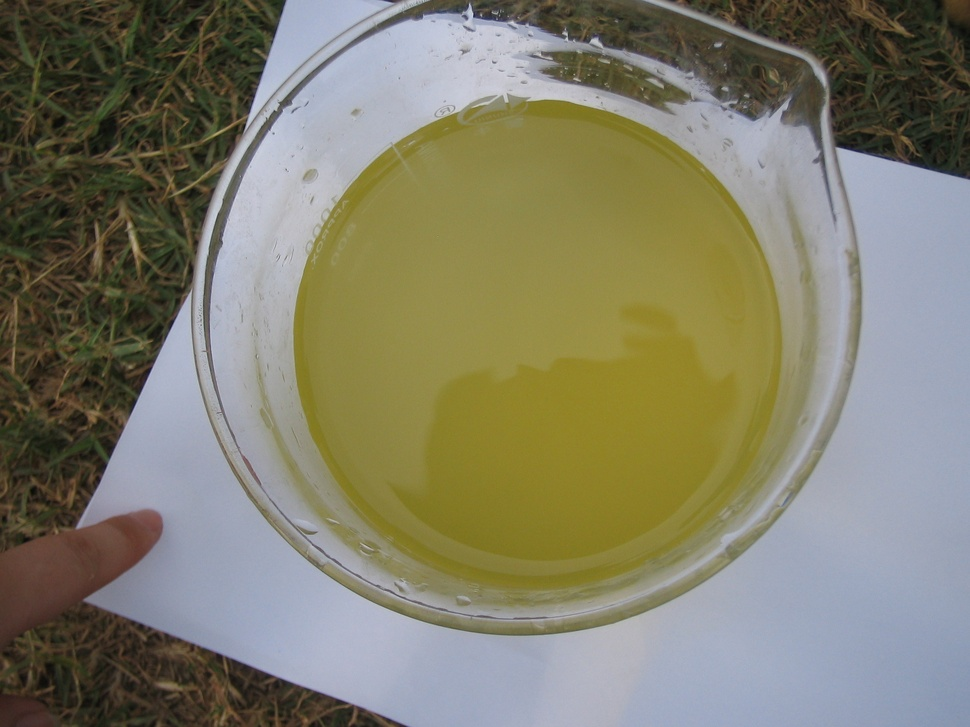
#> input picture water_images/1_1.jpg, 970 x 727 px, shrunk from 2272 x 1704 before the run, found by its file name; its folder holds only this picture in this run
$ jupyter execute --allow-errors '水质检测.ipynb'   (shell and % lines are left out)
#> lines starting #> are read from the running program, lines starting #| are printed output that depends on the picture
[cell 1]
import os, re
from PIL import Image
import numpy as np
from sklearn.tree import DecisionTreeClassifier
from sklearn.model_selection import train_test_split
from sklearn.metrics import classification_report, confusion_matrix
import pandas as pd
import matplotlib.pyplot as plt
import mglearn

path = 'C:/Users/WangHua/Pictures/water_images/'


def var(rd):    # 求颜色通道的三阶颜色矩
    mid = np.mean((rd-rd.mean())**3)
    return np.sign(mid)*abs(mid)**(1/3)

[cell 2]
def get_img_names(path=path):     #将图片从文件夹中提取
#> called with path = 'C:/Users/WangHua/Pictures/water_images/'
    file_names = os.listdir(path)
    img_names = []
    for i in file_names:
        if re.findall('^\d_\d+\.jpg$', i) != []:
            img_names.append(i)
    return img_names

[cell 3]
def get_img_data(path=path):
    img_names = get_img_names(path=path)
    n = len(img_names)
    data = np.zeros([n, 9])
    labels = np.zeros([n])
    for i in range(n):
        img = Image.open(path+img_names[i])  # 读取图片数据
#> img is the input picture: PIL image 970x727 RGB; mean R, G, B 128.5, 126.1, 106
        M, N = img.size                      # 像素矩阵的行列数
#> M = 970; N = 727
        region = img.crop((M/2-50, N/2-50, M/2+50, N/2+50))  # 截取图像的中心区域
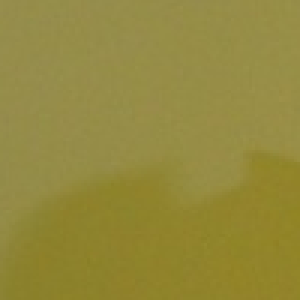
#> region: PIL image 100x100 RGB (shown 3 times larger); mean R, G, B 147.5, 137.2, 60.8

        r, g, b = region.split()   # 分割像素通道
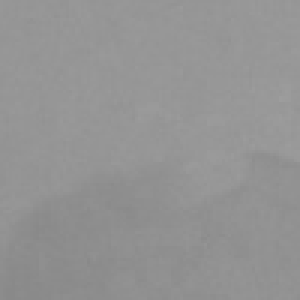
#> r: PIL image 100x100 L (shown 3 times larger); min 137, max 157, mean 147.5
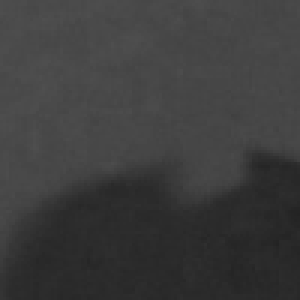
#> b: PIL image 100x100 L (shown 3 times larger); min 35, max 79, mean 60.8
        rd = np.asarray(r)    # 将图片数据转换为数组
        gd = np.asarray(g)
        bd = np.asarray(b)

        data[i, 0] = rd.mean()   # 一阶颜色矩
        data[i, 1] = gd.mean()
        data[i, 2] = bd.mean()

        data[i, 3] = rd.std()    # 二阶颜色矩
        data[i, 4] = gd.std()
        data[i, 5] = bd.std()

        data[i, 6] = var(rd)     # 三阶颜色矩
#> in var, `mid = np.mean((rd-rd.mean())**3)`: mid = -37.38
        data[i, 7] = var(gd)
        data[i, 8] = var(bd)

        labels[i] = img_names[i][0]
    return data, labels

[cell 4]
data, labels = get_img_data()    # 数据预处理之后，得到特征数为9的数据

[cell 5]
mglearn.discrete_scatter(data[:, 0], data[:, 1], labels)  #图像分析，确定data与label有一定的关系
#> (this line was passed over: mglearn is not available in this run)

$ run again, on water_images/1_15.jpg
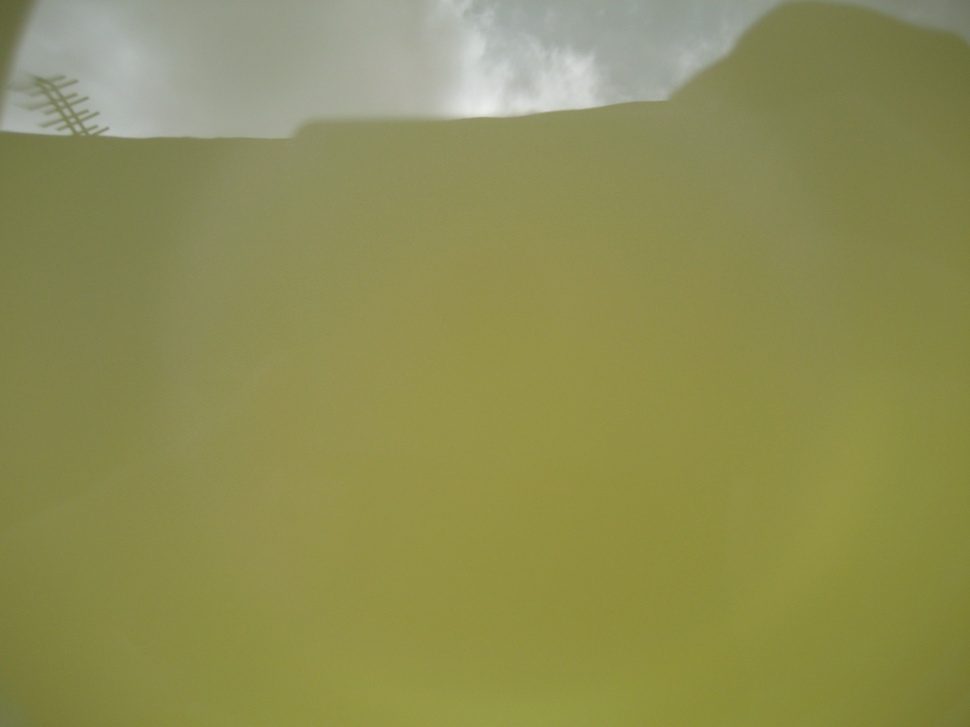
#> input picture water_images/1_15.jpg, 970 x 727 px, shrunk from 2816 x 2112 before the run, found by its file name
#> in get_img_data, img is the input picture: PIL image 970x727 RGB; mean R, G, B 141.8, 141.9, 83.7
#> in get_img_data, `region = img.crop((M/2-50, N/2-50, M/2+50, N/2+50))`:
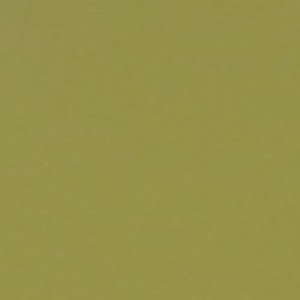
#> region: PIL image 100x100 RGB (shown 3 times larger); mean R, G, B 149.9, 145.9, 73.6
#> in get_img_data, `r, g, b = region.split()`:
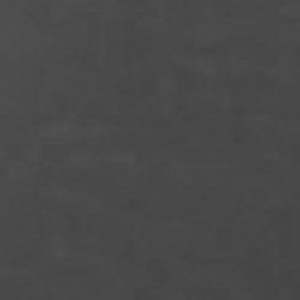
#> b: PIL image 100x100 L (shown 3 times larger); min 68, max 81, mean 73.6
#> mid = 0.562

$ run again, on water_images/1_16.jpg
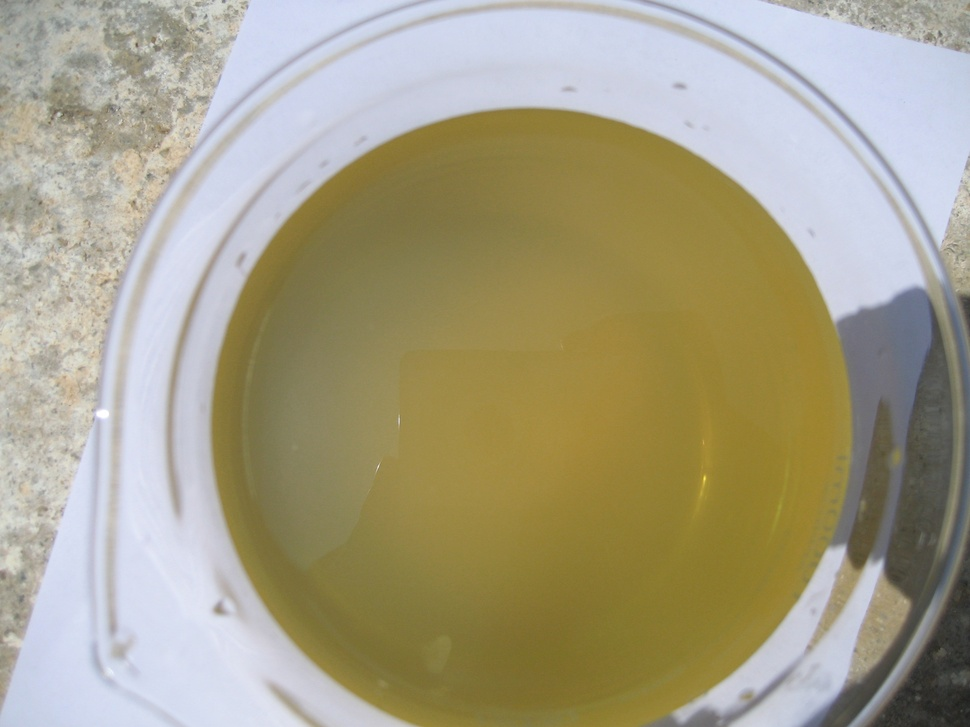
#> input picture water_images/1_16.jpg, 970 x 727 px, shrunk from 2816 x 2112 before the run, found by its file name
#> in get_img_data, img is the input picture: PIL image 970x727 RGB; mean R, G, B 165.4, 158.9, 133.1
#> in get_img_data, `r, g, b = region.split()`:
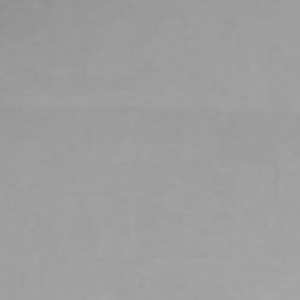
#> r: PIL image 100x100 L (shown 3 times larger); min 143, max 166, mean 157.6
#> in get_img_data, `r, g, b = region.split()`:
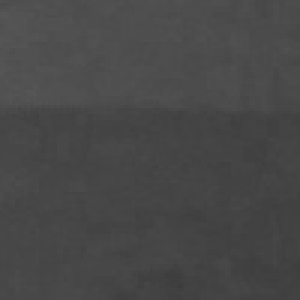
#> b: PIL image 100x100 L (shown 3 times larger); min 60, max 86, mean 72.1
#> mid = -18.62

$ run again, on water_images/1_18.jpg
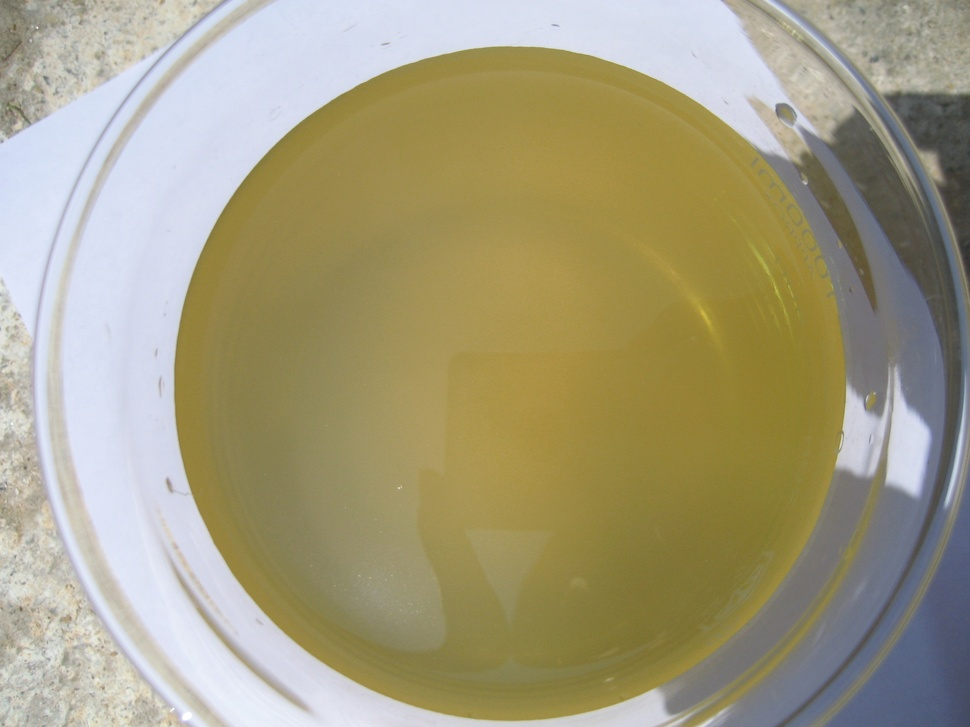
#> input picture water_images/1_18.jpg, 970 x 727 px, shrunk from 2816 x 2112 before the run, found by its file name
#> in get_img_data, img is the input picture: PIL image 970x727 RGB; mean R, G, B 163.4, 156.5, 126.5
#> in get_img_data, `r, g, b = region.split()`:
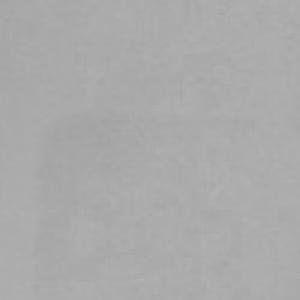
#> r: PIL image 100x100 L (shown 3 times larger); min 162, max 177, mean 170.3
#> in get_img_data, `r, g, b = region.split()`:
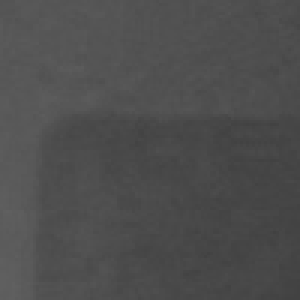
#> b: PIL image 100x100 L (shown 3 times larger); min 65, max 96, mean 78.2
#> mid = -4.16

$ run again, on water_images/1_12.jpg
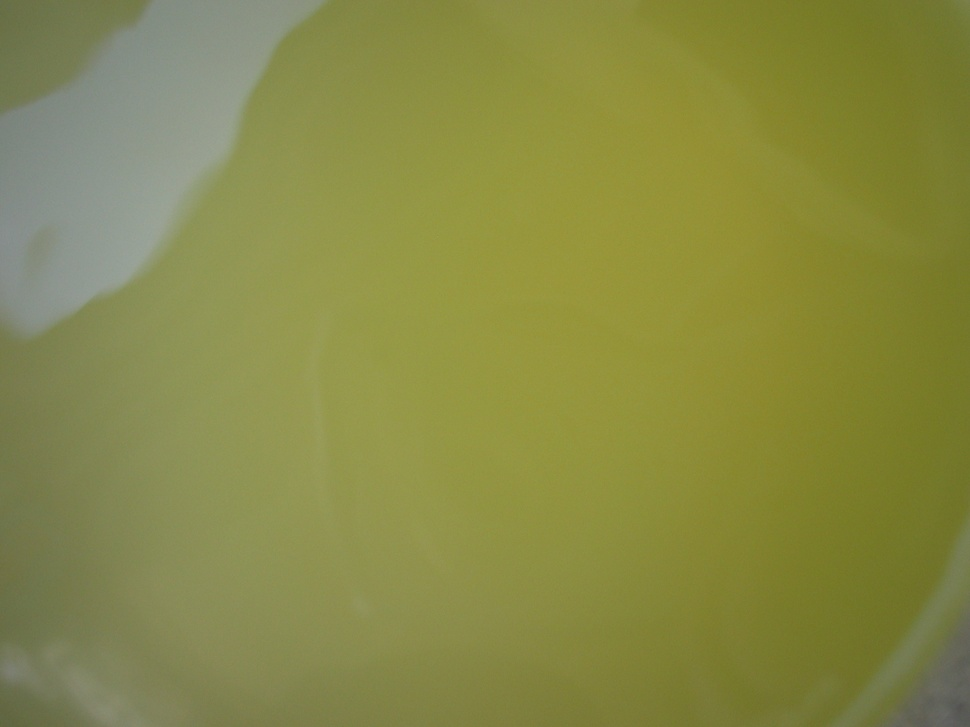
#> input picture water_images/1_12.jpg, 970 x 727 px, shrunk from 2272 x 1704 before the run, found by its file name
#> in get_img_data, img is the input picture: PIL image 970x727 RGB; mean R, G, B 135.4, 137.9, 69.9
#> in get_img_data, `region = img.crop((M/2-50, N/2-50, M/2+50, N/2+50))`:
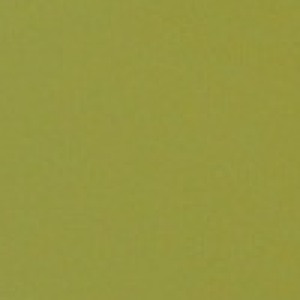
#> region: PIL image 100x100 RGB (shown 3 times larger); mean R, G, B 150.1, 151.2, 64.4
#> in get_img_data, `r, g, b = region.split()`:
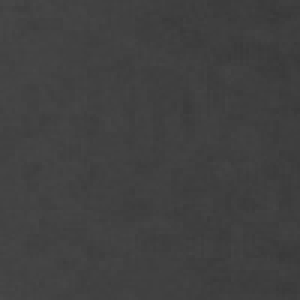
#> b: PIL image 100x100 L (shown 3 times larger); min 56, max 72, mean 64.4
#> mid = -0.157
